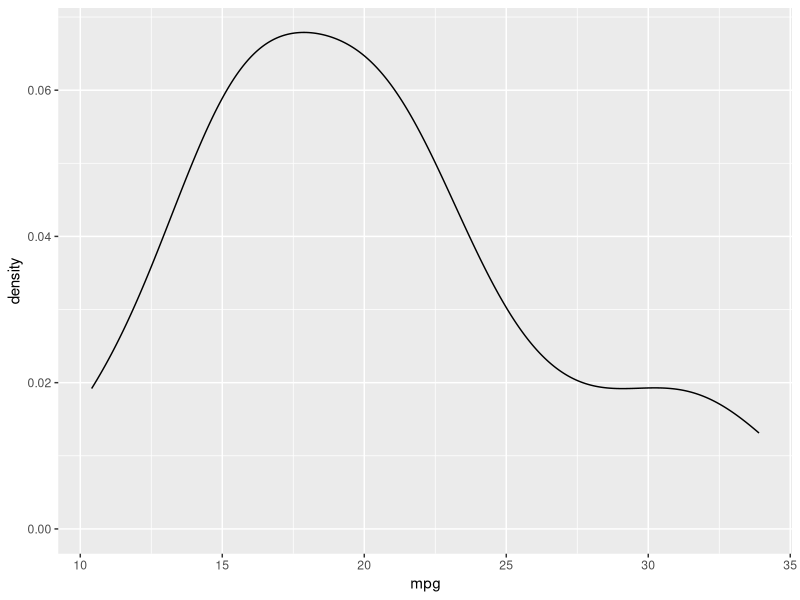
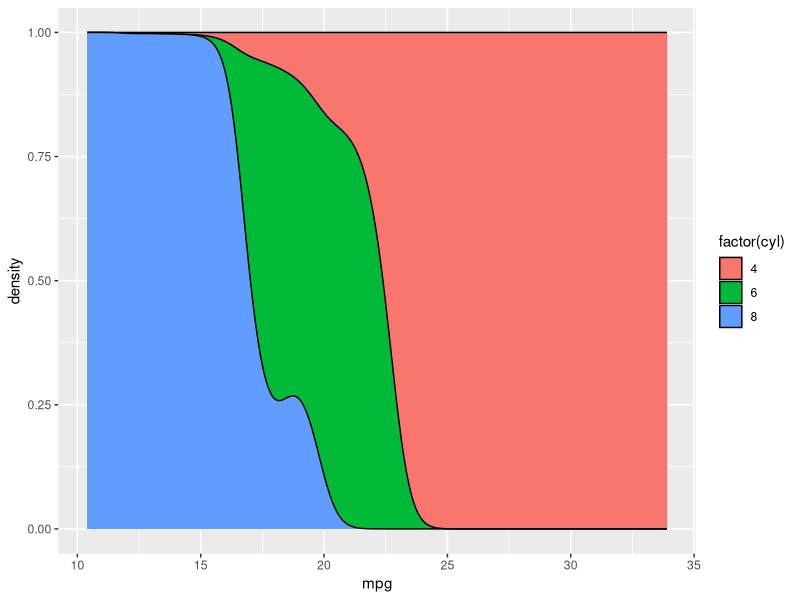
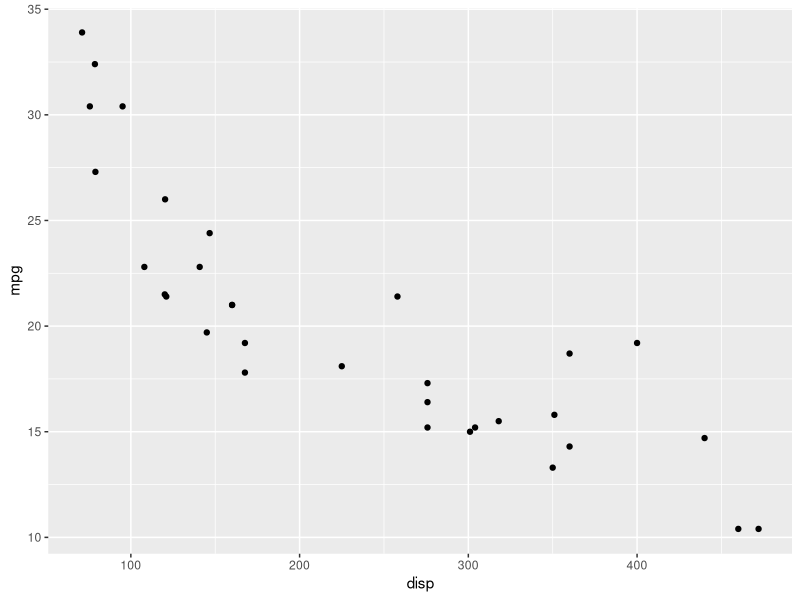
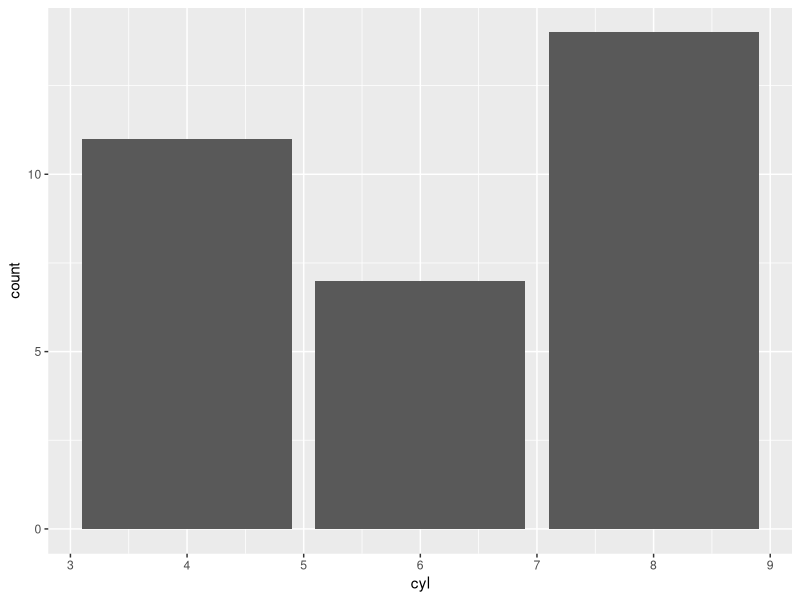
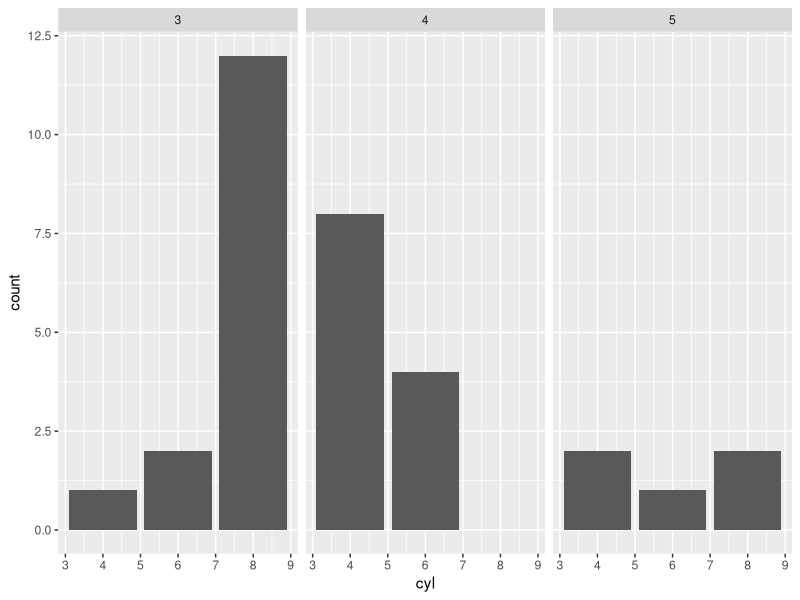

Source code (R) for these figures, in order:
## ---- chunk 1
library(tidyverse) # ggplot is included in this
## ---- chunk 2
mtcars %>%
  ggplot(aes(x = mpg, y = stat(density))) + geom_density()
## ---- chunk 3

# Preserves marginal densities

ggplot(mtcars,aes(x = mpg, fill = factor(cyl))) + geom_density(position = "fill")

# You can use position="fill" to produce a conditional density estimate

## ---- chunk 4
ggplot(mtcars,aes(disp, mpg)) + geom_point()
## ---- chunk 5
ggplot(mtcars,aes(cyl)) + 
  geom_bar()
## ---- chunk 6
 ggplot(mtcars,aes(cyl)) + 
  geom_bar()+ 
  facet_grid(~gear)
